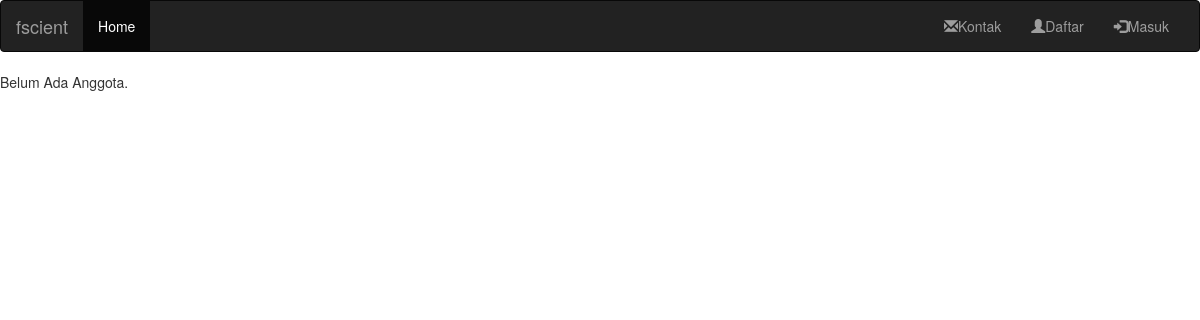
The page /anggota/ on the database as committed earlier.
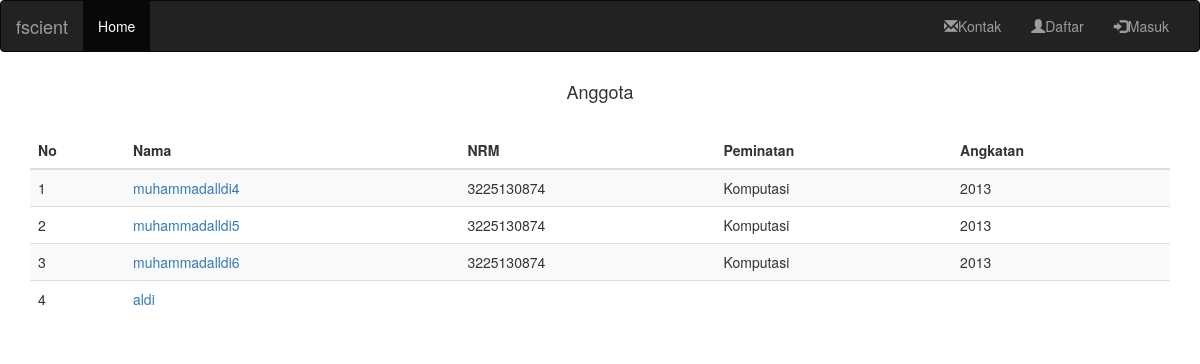
The same page on the database as committed later.
### mahasiswa/models.py (models this page shows, shortened)
class Profile(models.Model):
    created = models.DateTimeField(auto_now_add=True)
    user 	= models.OneToOneField(User, on_delete=models.CASCADE)
    bio = models.TextField(max_length=500, blank=True)
    location = models.CharField(max_length=30, blank=True)
    first_name = models.CharField(max_length=100, blank=True)
    last_name = models.CharField(max_length=100, blank=True)
    email_address = models.EmailField()
    noreg = models.CharField(max_length=100, blank=True)
    angkatan = models.CharField(max_length=100, blank=True)
    peminatan = models.CharField(max_length=100, blank=True)
    class Meta:
        ordering = ('created',)

### mahasiswa/views.py (the view)
# urls.py: url(r'anggota/', views.anggota, name='anggota'),
def anggota(request):
    mahasiswa_list  = Profile.objects.all()
    context = {'latest_question_list': mahasiswa_list}
    return render(request, 'mahasiswa/anggota.html', context)

### mahasiswa/templates/mahasiswa/anggota.html
{% extends 'mahasiswa/base.html' %}
{% block content %}
{% if latest_question_list %}
<div class="container">
  <h4 align="center">Anggota</h4>
  <br/>
  <table class="table table-striped">
    <thead>
      <tr>
        <th>No</th>
        <th>Nama</th>
        <th>NRM</th>
        <th>Peminatan</th>
        <th>Angkatan</th>
      </tr>
    </thead>
    <tbody>
        {% for q in latest_question_list %}
        <tr>
          <td>{{ q.id }}</td>
          <td><a href="/profile/{{ q.id }}/">{{ q.user }}</a></td>
          <td>{{ q.noreg }}</td>
          <td>{{ q.peminatan }}</td>
          <td>{{ q.angkatan }}</td>
        </tr>
        {% endfor %}
    </tbody>
  </table>
</div>
{% else %}
  <p>Belum Ada Anggota.</p>
{% endif %}
{% endblock %}

### mahasiswa/templates/mahasiswa/base.html (shortened to what this page needs)
{% load staticfiles %}
<!DOCTYPE html>
<html lang="en">
<head>
  <link rel="stylesheet" href="https://maxcdn.bootstrapcdn.com/bootstrap/3.3.7/css/bootstrap.min.css">
</head>
    <body>
<nav class="navbar navbar-inverse">
  <div class="container-fluid">
    <div class="navbar-header">
      <a class="navbar-brand" href="#">fscient</a>
    </div>
    <div class="collapse navbar-collapse" id="myNavbar">
      <ul class="nav navbar-nav">
        <li class="active"><a href="/">Home</a></li>
      </ul>
      <ul class="nav navbar-nav navbar-right">
        <li><a href="/kontak/"><span class="glyphicon glyphicon-envelope"></span>Kontak</a></li>
      {% if user.is_authenticated %}
        <li><a href="/logout/"><span class="glyphicon glyphicon-user"></span>Keluar</a></li>
      {% else %}
        <li><a href="/signup/"><span class="glyphicon glyphicon-user"></span>Daftar</a></li>
        <li><a href="/login/"><span class="glyphicon glyphicon-log-in"></span>Masuk</a></li>
      {% endif %}
      </ul>
    </div>
  </div>
</nav>
		{% block content %}
		{% endblock %}
    </body>
</html>

Rows that differ between the two databases and show on the page:
added Profile: id "1", user "muhammadalldi4", noreg "3225130874", peminatan "Komputasi", angkatan "2013"
added Profile: id "2", user "muhammadalldi5", noreg "3225130874", peminatan "Komputasi", angkatan "2013"
added Profile: id "3", user "muhammadalldi6", noreg "3225130874", peminatan "Komputasi", angkatan "2013"
added Profile: id "4", user "aldi"
Other text that changed with them:
text no longer shown: "Belum Ada Anggota."
text now shown: "Anggota No Nama NRM Peminatan Angkatan"
